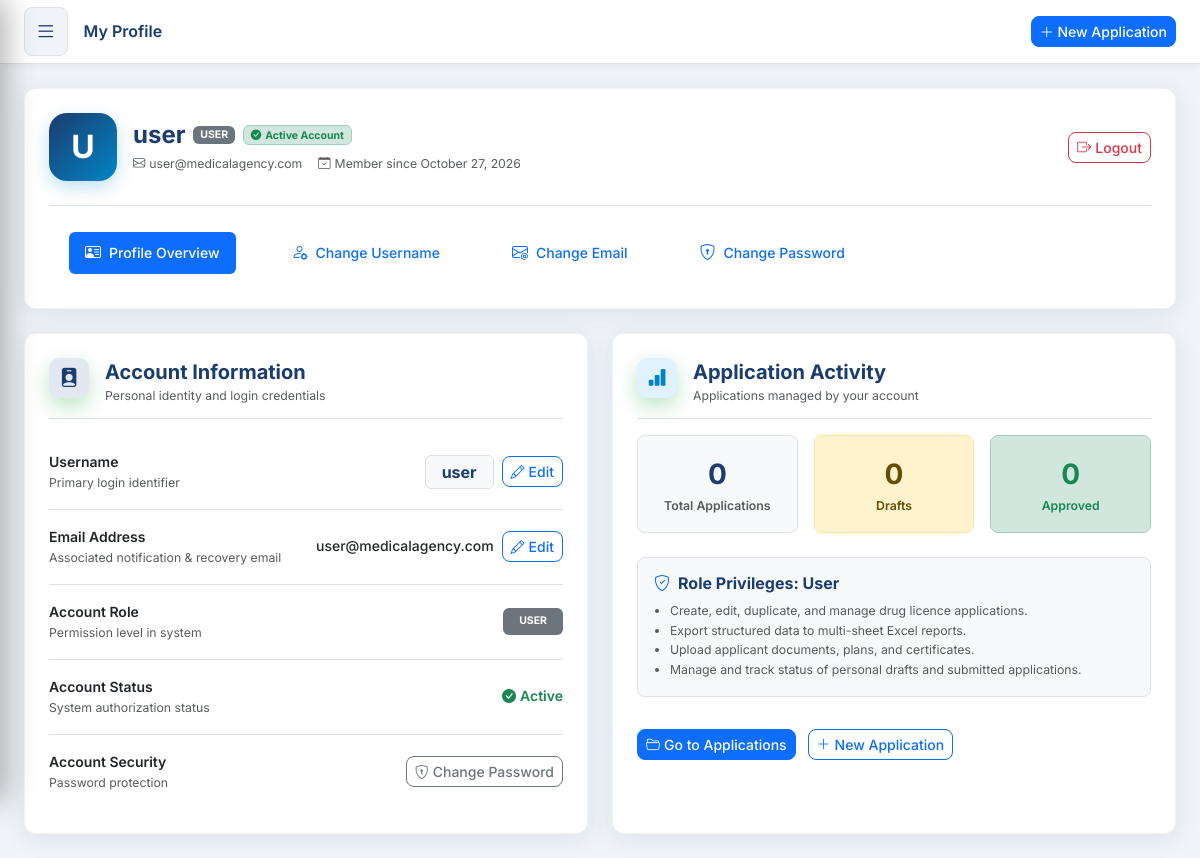
Page /auth/profile (signed in) on the committed database.
### app/models/user.py (models this page shows, shortened)
class User(UserMixin, db.Model):
    __tablename__ = 'users'
    id = db.Column(db.Integer, primary_key=True)
    username = db.Column(db.String(80), unique=True, nullable=False, index=True)
    email = db.Column(db.String(120), unique=True, nullable=False)
    password_hash = db.Column(db.String(256), nullable=False)
    role = db.Column(db.String(20), default='user')
    is_active = db.Column(db.Boolean, default=True)
    created_at = db.Column(db.DateTime, default=lambda: datetime.now(timezone.utc))
    last_login = db.Column(db.DateTime, nullable=True)

### app/auth/routes.py (the view)
@auth_bp.route('/profile', methods=['GET'])
@login_required
def profile():
    active_tab = request.args.get('tab', 'overview')
    if active_tab not in ['overview', 'username', 'email', 'password']:
        active_tab = 'overview'
    total_apps, draft_apps, approved_apps = _get_user_stats(current_user)
    return render_template(
        'profile.html',
        active_tab=active_tab,
        total_apps=total_apps,
        draft_apps=draft_apps,
        approved_apps=approved_apps
    )

### app/templates/profile.html (shortened to what this page needs)
{% extends 'base.html' %}
{% block page_title %}My Profile{% endblock %}
{% block content %}
<div class="container-fluid px-0">
    <div class="card-glass mb-4 p-4">
        <div class="d-flex flex-wrap align-items-center justify-content-between gap-3">
            <div class="d-flex align-items-center gap-3">
                <div class="avatar-circle" style="width:68px;height:68px;border-radius:18px;background:linear-gradient(135deg,#1a3c6e,#0284c7);display:flex;align-items:center;justify-content:center;color:#fff;font-size:2rem;font-weight:700;box-shadow:0 6px 18px rgba(2,132,199,0.25);">
                    {{ current_user.username[:1]|upper }}
                </div>
                <div>
                    <div class="d-flex align-items-center gap-2 flex-wrap mb-1">
                        <h4 class="mb-0 fw-bold text-navy">{{ current_user.username }}</h4>
                        <span class="badge {% if current_user.role == 'admin' %}bg-primary{% else %}bg-secondary{% endif %}">
                            {{ 'ADMINISTRATOR' if current_user.role == 'admin' else current_user.role|upper }}
                        </span>
                        <span class="badge bg-success-subtle text-success border border-success-subtle">
                            <i class="bi bi-check-circle-fill me-1"></i>Active Account
                        </span>
                    </div>
                    <div class="text-muted d-flex align-items-center gap-3 flex-wrap small">
                        <span><i class="bi bi-envelope me-1"></i>{{ current_user.email }}</span>
                        <span><i class="bi bi-calendar-check me-1"></i>Member since {{ current_user.created_at.strftime('%B %d, %Y') if current_user.created_at else 'N/A' }}</span>
                    </div>
                </div>
            </div>
            <div class="d-flex align-items-center gap-2">
                <a href="{{ url_for('auth.logout') }}" class="btn btn-outline-danger btn-sm">
                    <i class="bi bi-box-arrow-right me-1"></i>Logout
                </a>
            </div>
        </div>
        <ul class="nav nav-pills mt-4 border-top pt-3" id="profileTabs" role="tablist">
            <li class="nav-item" role="presentation">
                <button class="nav-link {% if active_tab == 'overview' or not active_tab %}active{% endif %}" id="overview-tab" data-bs-toggle="pill" data-bs-target="#pane-overview" type="button" role="tab" aria-controls="pane-overview" aria-selected="{% if active_tab == 'overview' or not active_tab %}true{% else %}false{% endif %}">
                    <i class="bi bi-person-vcard me-2"></i>Profile Overview
                </button>
            </li>
            <li class="nav-item" role="presentation">
                <button class="nav-link {% if active_tab == 'username' %}active{% endif %}" id="username-tab" data-bs-toggle="pill" data-bs-target="#pane-username" type="button" role="tab" aria-controls="pane-username" aria-selected="{% if active_tab == 'username' %}true{% else %}false{% endif %}">
                    <i class="bi bi-person-gear me-2"></i>Change Username
                </button>
            </li>
            <li class="nav-item" role="presentation">
                <button class="nav-link {% if active_tab == 'email' %}active{% endif %}" id="email-tab" data-bs-toggle="pill" data-bs-target="#pane-email" type="button" role="tab" aria-controls="pane-email" aria-selected="{% if active_tab == 'email' %}true{% else %}false{% endif %}">
                    <i class="bi bi-envelope-at me-2"></i>Change Email
                </button>
            </li>
            <li class="nav-item" role="presentation">
                <button class="nav-link {% if active_tab == 'password' %}active{% endif %}" id="password-tab" data-bs-toggle="pill" data-bs-target="#pane-password" type="button" role="tab" aria-controls="pane-password" aria-selected="{% if active_tab == 'password' %}true{% else %}false{% endif %}">
                    <i class="bi bi-shield-lock me-2"></i>Change Password
                </button>
            </li>
        </ul>
    </div>
    <div class="tab-content" id="profileTabsContent">
        <div class="tab-pane fade {% if active_tab == 'overview' or not active_tab %}show active{% endif %}" id="pane-overview" role="tabpanel" aria-labelledby="overview-tab">
            <div class="row g-4">
                <div class="col-lg-6">
                    <div class="card-glass h-100 p-4">
                        <div class="d-flex align-items-center mb-3 pb-2 border-bottom">
                            <div class="logo-circle me-3" style="width:40px;height:40px;border-radius:10px;background:#e2e8f0;display:flex;align-items:center;justify-content:center;color:#1a3c6e;font-size:1.2rem;">
                                <i class="bi bi-person-badge-fill"></i>
                            </div>
                            <div>
                                <h5 class="mb-0 text-navy fw-bold">Account Information</h5>
                                <small class="text-muted">Personal identity and login credentials</small>
                            </div>
                        </div>
                        <div class="list-group list-group-flush">
                            <div class="list-group-item px-0 d-flex justify-content-between align-items-center bg-transparent py-3">
                                <div>
                                    <div class="fw-semibold text-dark">Username</div>
                                    <div class="small text-muted">Primary login identifier</div>
                                </div>
                                <div class="d-flex align-items-center gap-2">
                                    <span class="badge bg-light text-navy border px-3 py-2 fs-6 fw-bold">{{ current_user.username }}</span>
                                    <button type="button" class="btn btn-outline-primary btn-sm" onclick="switchTab('username')">
                                        <i class="bi bi-pencil me-1"></i>Edit
                                    </button>
                                </div>
                            </div>
                            <div class="list-group-item px-0 d-flex justify-content-between align-items-center bg-transparent py-3">
                                <div>
                                    <div class="fw-semibold text-dark">Email Address</div>
                                    <div class="small text-muted">Associated notification & recovery email</div>
                                </div>
                                <div class="d-flex align-items-center gap-2">
                                    <span class="text-dark fw-medium">{{ current_user.email }}</span>
                                    <button type="button" class="btn btn-outline-primary btn-sm" onclick="switchTab('email')">
                                        <i class="bi bi-pencil me-1"></i>Edit
                                    </button>
                                </div>
                            </div>
                            <div class="list-group-item px-0 d-flex justify-content-between align-items-center bg-transparent py-3">
                                <div>
                                    <div class="fw-semibold text-dark">Account Role</div>
                                    <div class="small text-muted">Permission level in system</div>
                                </div>
                                <span class="badge {% if current_user.role == 'admin' %}bg-primary{% else %}bg-secondary{% endif %} px-3 py-2">
                                    {{ 'ADMINISTRATOR' if current_user.role == 'admin' else current_user.role|upper }}
                                </span>
                            </div>
                            <div class="list-group-item px-0 d-flex justify-content-between align-items-center bg-transparent py-3">
                                <div>
                                    <div class="fw-semibold text-dark">Account Status</div>
                                    <div class="small text-muted">System authorization status</div>
                                </div>
                                <span class="text-success fw-semibold"><i class="bi bi-check-circle-fill me-1"></i>Active</span>
                            </div>
                            <div class="list-group-item px-0 d-flex justify-content-between align-items-center bg-transparent py-3">
                                <div>
                                    <div class="fw-semibold text-dark">Account Security</div>
                                    <div class="small text-muted">Password protection</div>
                                </div>
                                <button type="button" class="btn btn-outline-secondary btn-sm" onclick="switchTab('password')">
                                    <i class="bi bi-shield-lock me-1"></i>Change Password
                                </button>
                            </div>
                        </div>
                    </div>
                </div>
                <div class="col-lg-6">
                    <div class="card-glass h-100 p-4">
                        <div class="d-flex align-items-center mb-3 pb-2 border-bottom">
                            <div class="logo-circle me-3" style="width:40px;height:40px;border-radius:10px;background:#e0f2fe;display:flex;align-items:center;justify-content:center;color:#0284c7;font-size:1.2rem;">
                                <i class="bi bi-bar-chart-fill"></i>
                            </div>
                            <div>
                                <h5 class="mb-0 text-navy fw-bold">Application Activity</h5>
                                <small class="text-muted">{% if current_user.role == 'admin' %}System-wide statistics{% else %}Applications managed by your account{% endif %}</small>
                            </div>
                        </div>
                        <div class="row g-3 mb-4">
                            <div class="col-sm-4">
                                <div class="p-3 rounded-3 bg-light border text-center">
                                    <div class="fs-3 fw-bold text-navy">{{ total_apps|default(0) }}</div>
                                    <div class="small text-muted fw-semibold">Total Applications</div>
                                </div>
                            </div>
                            <div class="col-sm-4">
                                <div class="p-3 rounded-3 bg-warning-subtle border border-warning-subtle text-center">
                                    <div class="fs-3 fw-bold text-warning-emphasis">{{ draft_apps|default(0) }}</div>
                                    <div class="small text-warning-emphasis fw-semibold">Drafts</div>
                                </div>
                            </div>
                            <div class="col-sm-4">
                                <div class="p-3 rounded-3 bg-success-subtle border border-success-subtle text-center">
                                    <div class="fs-3 fw-bold text-success">{{ approved_apps|default(0) }}</div>
                                    <div class="small text-success fw-semibold">Approved</div>
                                </div>
                            </div>
                        </div>
                        <div class="p-3 rounded-3 bg-light border">
                            <h6 class="fw-bold text-navy mb-2"><i class="bi bi-shield-check text-primary me-2"></i>Role Privileges: {{ current_user.role|title }}</h6>
                            <ul class="mb-0 ps-3 small text-muted">
                                <li>Create, edit, duplicate, and manage drug licence applications.</li>
                                <li>Export structured data to multi-sheet Excel reports.</li>
                                <li>Upload applicant documents, plans, and certificates.</li>
                                {% if current_user.role == 'admin' %}
                                <li class="text-primary fw-semibold">Generate official ReportLab PDF documents & approve applications.</li>
                                <li class="text-primary fw-semibold">Manage system users and view comprehensive audit logs.</li>
                                {% else %}
                                <li>Manage and track status of personal drafts and submitted applications.</li>
                                {% endif %}
                            </ul>
                        </div>
                        <div class="mt-4 pt-2">
                            <a href="{{ url_for('applications.list_applications') }}" class="btn btn-primary btn-sm">
                                <i class="bi bi-folder2-open me-1"></i>Go to Applications
                            </a>
                            <a href="{{ url_for('applications.new_application') }}" class="btn btn-outline-primary btn-sm ms-2">
                                <i class="bi bi-plus-lg me-1"></i>New Application
                            </a>
                        </div>
                    </div>
                </div>
            </div>
        </div>
    </div>
</div>
{% endblock %}

### rows in the picture
User: username "U", username "user", role "USER", email "user@medicalagency.com", created_at "October 27, 2026", role "User"

### other values in the picture
{{ total_apps|default(0) }} "0"
{{ draft_apps|default(0) }} "0"
{{ approved_apps|default(0) }} "0"
